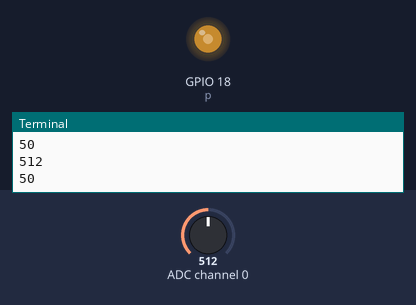
Simulated run of this program. Board: Raspberry Pi (BCM pin numbers). Parts: output pins drawn as LEDs (lit = HIGH), the last lines printed to the terminal. The test bench sets the inputs (shaded band); at power-on: ADC channel 0 = 512 (analog values on the 0–1023 scale).

Above: at 1.2 s.
1.3 s: ADC channel 0 set to 716
At 3.3 s:
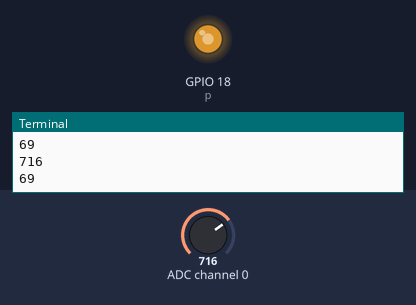
3.9 s: ADC channel 0 set to 900
At 5.2 s:
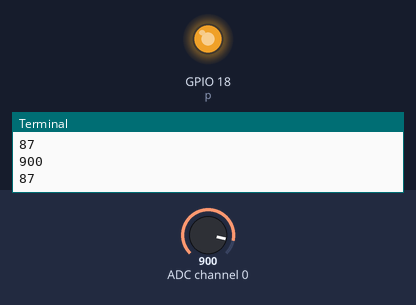
6.3 s: ADC channel 0 set to 0
At 8.2 s:
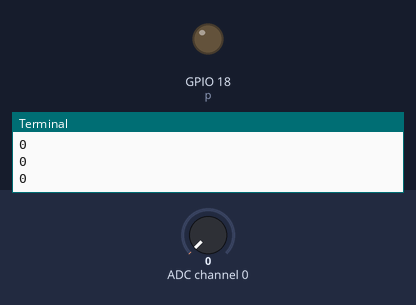
Timing chart, 0 to 9.7 s (numbered marks = the images above; inputs shaded):
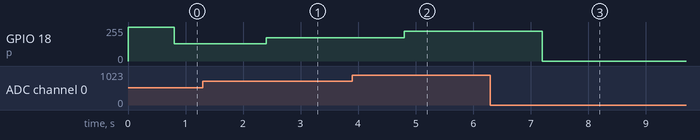

The program:

7.4_potmeter.py
```python
import spidev
import time
import RPi.GPIO as GPIO

spi = spidev.SpiDev()
spi.open(0,0)
spi.max_speed_hz = 1000000

GPIO.setmode(GPIO.BCM)
GPIO.setwarnings(False)

GPIO.setup(18,GPIO.OUT)
p = GPIO.PWM(18, 100)
p.start(100)

def readSPI (channel):
    adc = spi.xfer2 ([1, (8+channel) <<4,0])
    data = ((adc[1] & 3) <<8) +adc[2]
    return(data)

channelPot = 0
try:
    while True:
        waarde_pot = readSPI (channelPot)
        print (waarde_pot)
        teller = int((waarde_pot/1023)*100)
        print(teller)
        time.sleep(0.8)
        p.ChangeDutyCycle(teller)
except KeyboardInterrupt:
    p.ChangeDutyCycle(0)
```

Measured:
- after the input at 1.3 s, GPIO 18 (p): 128/255 → 176/255 after 1.1 s
- after the input at 3.9 s, GPIO 18 (p): 176/255 → 222/255 after 0.90 s
- after the input at 6.3 s, GPIO 18 (p): 222/255 → 0/255 after 0.90 s
